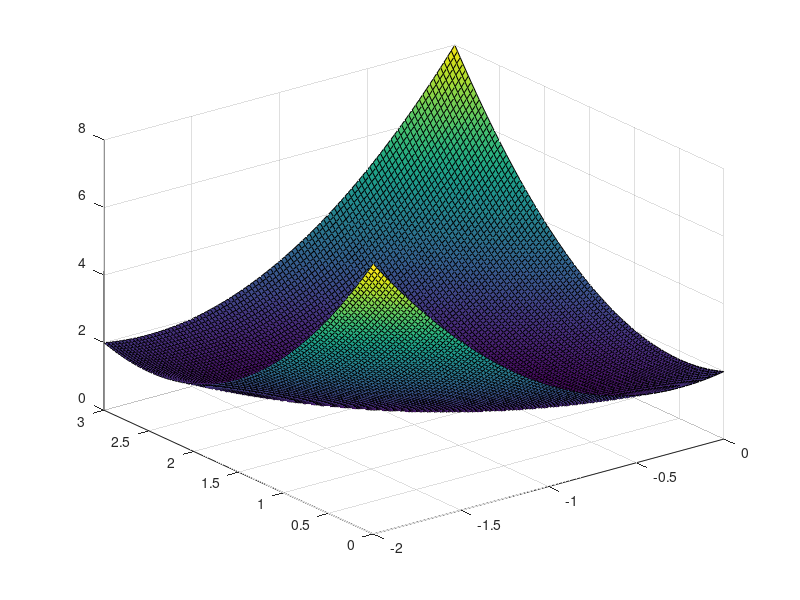

The MATLAB source for this figure:
sampling = 100;

x = linspace(-2, 0, sampling);
y = linspace(0, 3, sampling);

[X, Y] = meshgrid(x, y);
Z = 2 + X - Y + 2 .* X .* X + 2 .* X .* Y + Y .* Y;

surf(X, Y, Z)